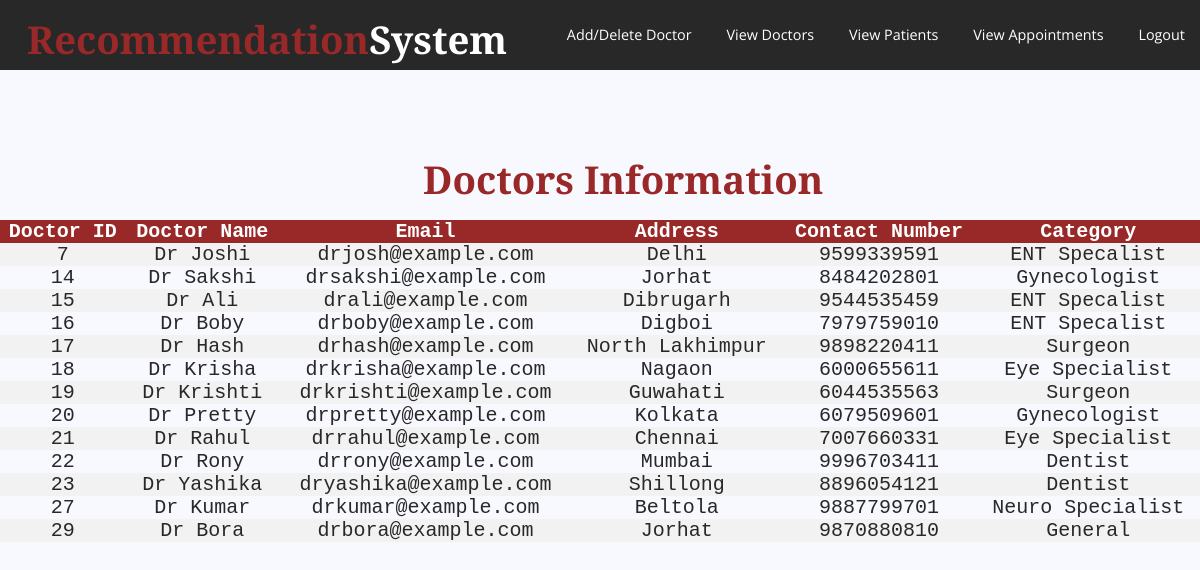
Page /presentationlayer/admin/viewdoctor.php on the committed database.
### tables this page shows
CREATE TABLE `doctor` (
  `id` int(11) NOT NULL,
  `docname` varchar(255) NOT NULL,
  `docaddress` varchar(255) NOT NULL,
  `docnumber` text NOT NULL,
  `docemail` varchar(255) NOT NULL,
  `docpassword` varchar(255) NOT NULL,
  `type` varchar(255) NOT NULL
);

### presentationlayer/admin/viewdoctor.php (the view, shortened to what this page needs)
<!DOCTYPE html>
<html>
<head>
	<link rel="stylesheet"  href="../../applicationlayer/css/style5.css">
</head>
<header>
	<h1>Recommendation<span>System</span></h1>
		<nav>
		<ul>
			<li><a href="admindashboard.php">Add/Delete Doctor</a></li>
			<li><a href="viewdoctor.php">View Doctors</a></li>
			<li><a href=" viewpatients.php">View Patients</a></li>
			<li><a href="viewappointments.php">View Appointments</a></li>
			<li><a href="../../applicationlayer/homelogin.php">Logout</a></li>
		</ul>
	</nav>
</header>
<body>
	<h1 style="margin-left:35% ;margin-top:80px"   class="asd">Doctors Information</h1>
	<table class="table4">
		<tr>
		<th>Doctor ID</th>
		<th>Doctor Name</th>
		<th>Email</th>
		<th>Address</th>
		<th>Contact Number</th>
		<th>Category</th>
		</tr>
		<?php
		require('../../applicationlayer/db.php');
		$sql3="SELECT  DISTINCT(docname),id,docemail,docaddress,docnumber,type FROM  doctor " ;
		$result3=mysqli_query($con,$sql3);
		if(mysqli_num_rows($result3)>=1){
			while ($row3=$result3->fetch_assoc()) {
				echo "<tr><td>".$row3["id"]."</td><td>".$row3["docname"]."</td><td>".$row3["docemail"]."</td><td>".$row3["docaddress"]."</td><td>".$row3['docnumber']."</td><td>".$row3["type"]."</td></tr>";
			}
			echo "</table";
		}
		?>
	</table>
</body>
</html>

### applicationlayer/css/style5.css (style rules this page uses)
body,html { margin: 0; padding: 0; }
header { width: 100%; height: 70px; background-color: #282828; }
h1 { position: absolute; padding: 3px; float: left; margin-left: 2%; margin-top: 10px; font-family: 'Alfa Slab One',cursive; color: #992828; }
span { color: #ffffff; }
ul { width: auto; float: right; margin-top: 8px; }
li { display: inline-block; padding: 15px 15px; }
a { text-align: center; color: #ffffff; text-decoration: none; font-family: 'Open Sans',sans-serif; font-size: 1.2vw; }
* { margin: 0px; padding: 0px; }
body { font-size: 120%; background: #F8F8FF; }
.table4 { border-collapse: collapse; width: 100%; color: #282828; font-family: monospace; font-size: 20px; text-align: center; margin-top:150px; padding: 0; }
th { background-color: #992828; color: white; width: auto; }
tr:nth-child(even) { background-color: #f2f2f2; width: auto; }

### rows in the picture
doctor: id "7", docname "Dr Joshi", docemail "drjosh@example.com", docaddress "Delhi", docnumber "9599339591", type "ENT Specalist"
doctor: id "14", docname "Dr Sakshi", docemail "drsakshi@example.com", docaddress "Jorhat", docnumber "8484202801", type "Gynecologist"
doctor: id "15", docname "Dr Ali", docemail "drali@example.com", docaddress "Dibrugarh", docnumber "9544535459", type "ENT Specalist"
doctor: id "16", docname "Dr Boby", docemail "drboby@example.com", docaddress "Digboi", docnumber "7979759010", type "ENT Specalist"
doctor: id "17", docname "Dr Hash", docemail "drhash@example.com", docaddress "North Lakhimpur", docnumber "9898220411", type "Surgeon"
doctor: id "18", docname "Dr Krisha", docemail "drkrisha@example.com", docaddress "Nagaon", docnumber "6000655611", type "Eye Specialist"
doctor: id "19", docname "Dr Krishti", docemail "drkrishti@example.com", docaddress "Guwahati", docnumber "6044535563", type "Surgeon"
doctor: id "20", docname "Dr Pretty", docemail "drpretty@example.com", docaddress "Kolkata", docnumber "6079509601", type "Gynecologist"
doctor: id "21", docname "Dr Rahul", docemail "drrahul@example.com", docaddress "Chennai", docnumber "7007660331", type "Eye Specialist"
doctor: id "22", docname "Dr Rony", docemail "drrony@example.com", docaddress "Mumbai", docnumber "9996703411", type "Dentist"
doctor: id "23", docname "Dr Yashika", docemail "dryashika@example.com", docaddress "Shillong", docnumber "8896054121", type "Dentist"
doctor: id "27", docname "Dr Kumar", docemail "drkumar@example.com", docaddress "Beltola", docnumber "9887799701", type "Neuro Specialist"
doctor: id "29", docname "Dr Bora", docemail "drbora@example.com", docaddress "Jorhat", docnumber "9870880810", type "General"
